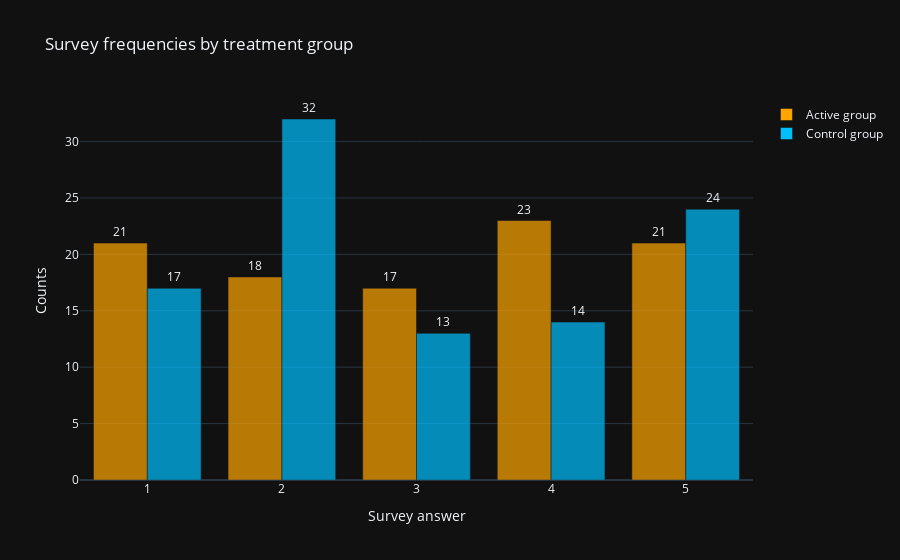

Write notebook code for a chart like this one.
### Code cell
surv_grp_fig = go.Figure()

surv_grp_fig.add_trace(go.Bar(
    x=['1', '2', '3', '4', '5'],
    y=[21, 18, 17, 23, 21],
    text=[21, 18, 17, 23, 21],
    textposition='outside',
    name='Active group',
    marker={'color':'orange', 'opacity':0.7}
))

surv_grp_fig.add_trace(go.Bar(
    x=['1', '2', '3', '4', '5'],
    y=[17, 32, 13, 14, 24],
    text=[17, 32, 13, 14, 24],
    textposition='outside',
    name='Control group',
    marker={'color':'deepskyblue', 'opacity':0.7}
))

surv_grp_fig.update_layout(title='Survey frequencies by treatment group')

surv_grp_fig.update_layout(xaxis = dict(title='Survey answer'),
                           yaxis=dict(title='Counts'),
                           barmode='group')

surv_grp_fig.show()

### Figure 1 — Plotly figure (JSON) as saved in the notebook; plotly's stock layout.template omitted (floating-point values rounded to 4 significant figures)
{"data": [{"marker": {"color": "orange", "opacity": 0.7}, "name": "Active group", "text": ["21", "18", "17", "23", "21"], "textposition": "outside", "type": "bar", "x": ["1", "2", "3", "4", "5"], "y": [21, 18, 17, 23, 21]}, {"marker": {"color": "deepskyblue", "opacity": 0.7}, "name": "Control group", "text": ["17", "32", "13", "14", "24"], "textposition": "outside", "type": "bar", "x": ["1", "2", "3", "4", "5"], "y": [17, 32, 13, 14, 24]}], "layout": {"barmode": "group", "title": {"text": "Survey frequencies by treatment group"}, "xaxis": {"title": {"text": "Survey answer"}}, "yaxis": {"title": {"text": "Counts"}}}}
